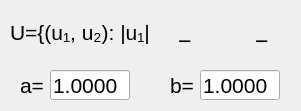
        <widget class="QWidget" name="tab_9">
         <attribute name="title">
          <string>Прямоугольник/отрезок</string>
         </attribute>
         <widget class="QLabel" name="label_U">
          <property name="geometry">
           <rect>
            <x>10</x>
            <y>20</y>
            <width>282</width>
            <height>25</height>
           </rect>
          </property>
          <property name="font">
           <font>
            <pointsize>16</pointsize>
           </font>
          </property>
          <property name="text">
           <string>U={(u₁, u₂): |u₁|&lt;a, |u₂|&lt;b}</string>
          </property>
         </widget>
         <widget class="QWidget" name="layoutWidget_10">
          <property name="geometry">
           <rect>
            <x>170</x>
            <y>70</y>
            <width>115</width>
            <height>32</height>
           </rect>
          </property>
          <layout class="QFormLayout" name="formLayout_14">
           <item row="0" column="0">
            <widget class="QLabel" name="label_b">
             <property name="font">
              <font>
               <pointsize>16</pointsize>
              </font>
             </property>
             <property name="text">
              <string>b=</string>
             </property>
            </widget>
           </item>
           <item row="0" column="1">
            <widget class="QLineEdit" name="lineEdit_b">
             <property name="maximumSize">
              <size>
               <width>80</width>
               <height>30</height>
              </size>
             </property>
             <property name="font">
              <font>
               <pointsize>16</pointsize>
              </font>
             </property>
             <property name="text">
              <string>1.0000</string>
             </property>
            </widget>
           </item>
          </layout>
         </widget>
         <widget class="QWidget" name="layoutWidget_11">
          <property name="geometry">
           <rect>
            <x>20</x>
            <y>70</y>
            <width>114</width>
            <height>32</height>
           </rect>
          </property>
          <layout class="QFormLayout" name="formLayout_24">
           <item row="0" column="0">
            <widget class="QLabel" name="label_a">
             <property name="font">
              <font>
               <pointsize>16</pointsize>
              </font>
             </property>
             <property name="text">
              <string>a=</string>
             </property>
            </widget>
           </item>
           <item row="0" column="1">
            <widget class="QLineEdit" name="lineEdit_a">
             <property name="maximumSize">
              <size>
               <width>80</width>
               <height>30</height>
              </size>
             </property>
             <property name="font">
              <font>
               <pointsize>16</pointsize>
              </font>
             </property>
             <property name="text">
              <string>1.0000</string>
             </property>
            </widget>
           </item>
          </layout>
         </widget>
         <widget class="QLabel" name="label_19">
          <property name="geometry">
           <rect>
            <x>178</x>
            <y>21</y>
            <width>23</width>
            <height>39</height>
           </rect>
          </property>
          <property name="font">
           <font>
            <pointsize>17</pointsize>
           </font>
          </property>
          <property name="text">
           <string>−</string>
          </property>
         </widget>
         <widget class="QLabel" name="label_20">
          <property name="geometry">
           <rect>
            <x>255</x>
            <y>21</y>
            <width>23</width>
            <height>39</height>
           </rect>
          </property>
          <property name="font">
           <font>
            <pointsize>17</pointsize>
           </font>
          </property>
          <property name="text">
           <string>−</string>
          </property>
         </widget>
        </widget>
